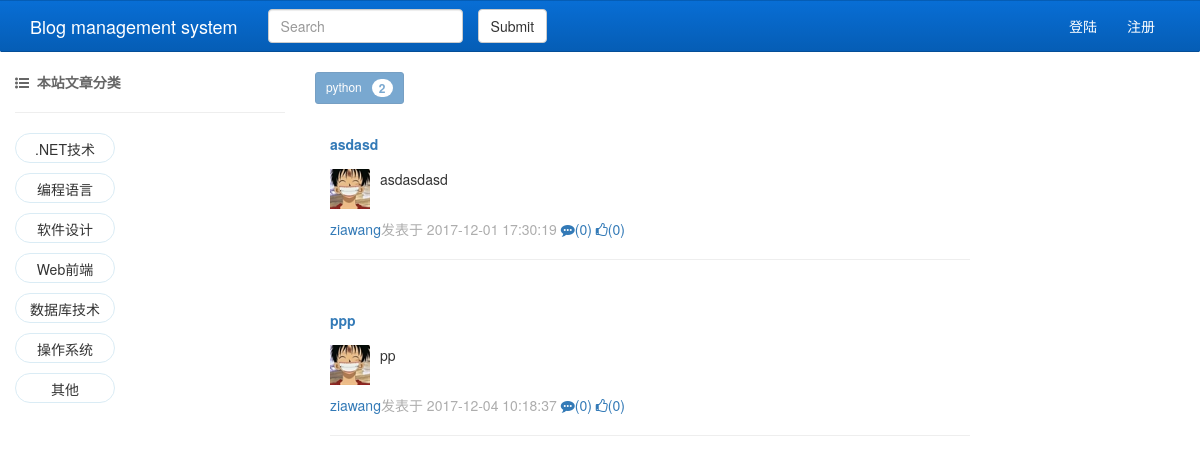
The app's page /category/4/ with its own data.
### blog/models.py (models this page shows, shortened)
class Type(models.Model):
    id = models.AutoField(primary_key=True)
    name = models.CharField(max_length=32, verbose_name='文章类型名称')
    total_count = models.IntegerField(verbose_name='今日该类型文章数量', default=0)
    class Meta:
        verbose_name_plural = '文章类型表'

class TypeCategory(models.Model):
    def __init__(self, *args, **kwargs):
        super().__init__(*args, **kwargs)
        self.today_article_count = self.get_today_article_count(Article)
    def get_today_article_count(self, Article):
        now = datetime.datetime.now()
        count = Article.objects.filter(type_category_id=self.id, create_time__year=now.year,
                                       create_time__month=now.month, create_time__day=now.day).count()
        return count
    id = models.AutoField(primary_key=True)
    name = models.CharField(max_length=32, verbose_name='分类')
    today_article_count = models.IntegerField(verbose_name='今日该类文章数量', default=0)
    type = models.ForeignKey(to='Type', to_field='id', verbose_name='文章类型')
    def __str__(self):
        return self.name
    class Meta:
        verbose_name_plural = '文章类型分类表'

class Article(models.Model):
    id = models.BigAutoField(primary_key=True)
    title = models.CharField(max_length=64, verbose_name='文章标题')
    summary = models.CharField(max_length=512, verbose_name='文章概要')
    create_time = models.DateTimeField(verbose_name='创建时间', auto_now_add=True)
    update_time = models.DateTimeField(verbose_name='修改时间', auto_now_add=True)
    read_count = models.IntegerField(verbose_name='阅读次数', default=0)
    comment_count = models.IntegerField(verbose_name='评论次数', default=0)
    up_count = models.IntegerField(verbose_name='点赞次数', default=0)
    down_count = models.IntegerField(verbose_name='反对次数', default=0)
    blog = models.ForeignKey(to='Blog', to_field='id', verbose_name='博客')
    article_detail = models.OneToOneField(to='ArticleDetail', to_field='id', verbose_name='文章详细')
    category = models.ForeignKey(to='Category', to_field='id', verbose_name='文章分类')
    tags = models.ManyToManyField(verbose_name='文章标签', to='Tag', through='Tag2Article',
                                  through_fields=('article', 'tag'))
    type_category = models.ForeignKey(to='TypeCategory', to_field='id', verbose_name='文章类型分类名称')
    class Meta:
        verbose_name_plural = '文章表'

class Blog(models.Model):
    id = models.BigAutoField(primary_key=True)
    user_site = models.CharField(max_length=64, verbose_name='blog站点', unique=True)
    blog_title = models.CharField(max_length=64, verbose_name='博客标题')
    theme = models.CharField(max_length=16, verbose_name='主题')
    user = models.OneToOneField(to='UserInfo', to_field='id', verbose_name='用户')
    class Meta:
        verbose_name_plural = '博客表'

class UserInfo(models.Model):
    id = models.BigAutoField(primary_key=True)
    username = models.CharField(max_length=32, verbose_name='登录名')
    password = models.CharField(max_length=64, verbose_name='密码')
    nick_name = models.CharField(max_length=32, verbose_name='昵称')
    join_time = models.DateTimeField(auto_now_add=True, verbose_name='加入时间')
    telephone = models.CharField(max_length=11, verbose_name='手机号', unique=True, null=True)
    email = models.EmailField(verbose_name='联系邮箱')
    avatar = models.FileField(verbose_name='头像', upload_to='avatar', default='/avatar/default.png')
    class Meta:
        verbose_name_plural = '用户表'

### blog/views.py (the view, shortened to what this page needs)
# urls.py: url(r'^(?P<username>.*)/(?P<para>category|tag|date)/(?P<para_content>(.*))$', views.homesite, name='archive'),
def homesite(request, type_category=None, para=None, para_content=None, username=None, article_id=None,*args, **kwargs):
    if type_category:
        articles = models.Article.objects.filter(type_category_id=type_category)
        type_category_obj = models.TypeCategory.objects.get(id=type_category)
        return render(request, 'categorytype_articles.html', {"articles": articles, "type_category_obj": type_category_obj})

### blog/templatetags/tags.py (called while the page is built)
@register.inclusion_tag(filename='menu.html')
def menu_html():
    types = models.Type.objects.all()
    return {'types': types}

### templates/categorytype_articles.html (shortened to what this page needs)
{% extends 'home.html' %}
{% block content %}
    <div class="main-title">
        <button class="btn btn-sm btn-primary disabled" type="button">
            {{ type_category_obj }} &nbsp;&nbsp;<span class="badge">{{ articles.count }}</span>
        </button>
        {% for article in articles %}
            <div class="col-md-12" style="margin-top: 30px">
                <p>
                    <a href="{% url 'article' username=article.blog.user.username article_id=article.id %}">{{ article.title }}</a>
                </p>
                <div class="media">
                    <div class="media-left">
                        <a href="{% url 'blog_url' username=article.blog.user.username %}">
                            <img class="media-object" src="/media/{{ article.blog.user.avatar }}" alt="" title="用户头像"
                                 style="width: 40px; height: 40px">
                        </a>
                    </div>
                    <div class="media-body">
                        {{ article.summary|truncatechars:128 }}
                    </div>
                </div>
                <div class="article-bottom">
                    <a href="{% url 'blog_url' username=article.blog.user.username %}">{{ article.blog.user.nick_name }}</a>发表于
                    <span id="create_time">{{ article.create_time|date:"Y-m-d H:i:s" }}</span>
                    <a href=""><i class="fa fa-commenting" aria-hidden="true"></i>({{ article.comment_count }})</a>
                    <a href=""><i class="fa fa-thumbs-o-up" aria-hidden="true"></i>({{ article.up_count }})</a>
                </div>
                <hr>
            </div>
        {% endfor %}
    </div>
{% endblock content %}

### templates/home.html (shortened to what this page needs)
<!DOCTYPE html>
{% load tags %}
<html lang="en">
<head>
    <link rel="stylesheet" href="https://cdn.bootcss.com/bootstrap/3.3.7/css/bootstrap.min.css">
    <link rel="stylesheet" href="https://cdn.bootcss.com/font-awesome/4.7.0/css/font-awesome.min.css">
    <link rel="stylesheet" href="https://cdn.bootcss.com/limonte-sweetalert2/7.0.3/sweetalert2.css">
    <link rel="stylesheet" href="/static/css/home.css">
</head>
<body>
<nav class="navbar " style="border-radius: 0">
    <div class="container">
        <div class="navbar-header">
            <a class="navbar-brand" href="/home/">Blog management system</a>
        </div>
        <div class="collapse navbar-collapse" id="bs-example-navbar-collapse-1">
            <form class="navbar-form navbar-left" id="search_form" action="/home/" method="get">
                <div class="form-group">
                    <input type="text" name="search" class="form-control" placeholder="Search">
                </div>
            </form>
            <button type="button" id="is_submit" class="btn btn-default">Submit</button>
            <ul class="nav navbar-nav navbar-right">
                {% if request.session.username %}
                    <li><a href="{% url 'blog_url' username=request.session.username %}"><i class="fa fa-user" aria-hidden="true"></i>&nbsp;{{ request.session.username }}
                    </a></li>
                    <li><a href="/logout/">注销</a></li>
                    <li class="dropdown">
                        <a href="#" class="dropdown-toggle" data-toggle="dropdown" role="button" aria-haspopup="true"
                           aria-expanded="false">我的博客 <span class="caret"></span></a>
                        <ul class="dropdown-menu">
                            <li><a href="{% url 'blog_url' username=request.session.username %}">我的主页</a></li>
                            <li><a href="/manage/home/">文章管理</a></li>
                            <li><a href="#">个人信息(待补充)</a></li>
                            <li role="separator" class="divider"></li>
                            <li><a href="#">修改密码(待补充)</a></li>
                        </ul>
                    </li>
                {% else %}
                    <li><a href="/login/">登陆</a></li>
                    <li><a href="/register/">注册</a></li>
                {% endif %}
            </ul>
        </div>
    </div>
</nav>
{% block menu %}
    <div class="col-md-3 ">
        <div class="topic-title">
            <i class="fa fa-list-ul" aria-hidden="true"></i>
            <span>&nbsp;本站文章分类</span>
            <hr>
        </div>
        {% menu_html %}
    </div>
{% endblock %}
<div class="col-md-7 middle_area">
    {% block content %}{% endblock content %}
</div>
<div class="col-md-2"></div>
</body>
</html>

### templates/menu.html (shortened to what this page needs)
<ul class="list-unstyled">
    {% for type in types %}
        <div id="per_topic">
            <li class="topic-style text-center">
                <span class="btn">{{ type.name }}</span>
            </li>
        </div>
    {% endfor %}
</ul>

### static/blog/css/home.css (style rules this page uses)
.navbar { background: linear-gradient(to bottom, #086ed5, #055db5); border-bottom: 1px solid #044e97; }
.nav a { color: white; text-decoration: none; }
a.navbar-brand { color: white; }
.topic-title { font-size: 14px; font-weight: 700; color: #666; }
.main-title p { font-size: 14px; font-weight: 700; color: #666; }
.topic-style span { display: block; padding: 0 10px; border-radius: 30px; text-decoration: none; border: 1px solid #daecf5; line-height: 30px; width: 100px; height: 30px; margin-top: 10px; }
.article-bottom { margin-top: 10px; color: #adadad; }
#is_submit { margin-top: 8px; }

### records on screen
Type: name ".NET技术"
Type: name "编程语言"
Type: name "软件设计"
Type: name "Web前端"
Type: name "数据库技术"
Type: name "操作系统"
Type: name "其他"
TypeCategory: name "python"
Article: title "asdasd", blog.user.avatar (picture), summary "asdasdasd", blog.user.nick_name "ziawang", create_time "2017-12-01 17:30:19", comment_count "0", up_count "0"
Article: title "ppp", blog.user.avatar (picture), summary "pp", blog.user.nick_name "ziawang", create_time "2017-12-04 10:18:37", comment_count "0", up_count "0"

### other values on screen
{{ articles.count }} "2"
